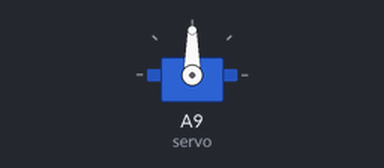
Recording of a sketch running on a simulated Arduino Mega 2560, built with avr-gcc and run on an emulated ATmega2560. Parts: servo.

Above: at 0.1 s.
At 1.1 s:
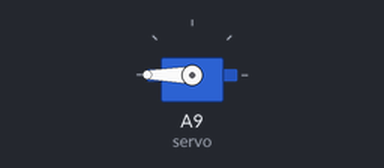
Timing chart, 0 to 2.6 s (numbered marks = the images above):
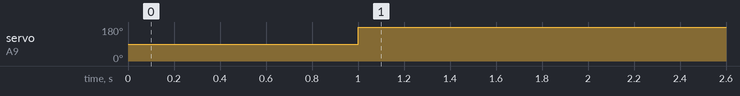

The sketch:

servoController.ino
```cpp
#include<Servo.h>

int servo = A9;
Servo latch;

void setup() {
  latch.attach(servo);
  latch.write(90);
  delay(1000);
}

void loop() {

//  delay(1000);
  latch.write(180);
  delay(1000);

}
```

Measured:
- by itself, servo on A9 (servo): 90° → 180° at 1.0 s
